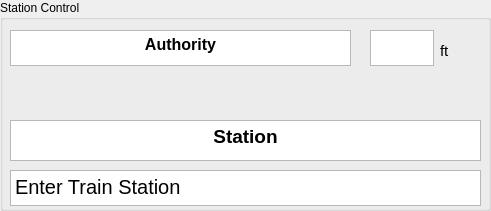
     <widget class="QGroupBox" name="tb_station_control_box">
      <property name="enabled">
       <bool>true</bool>
      </property>
      <property name="geometry">
       <rect>
        <x>490</x>
        <y>360</y>
        <width>491</width>
        <height>211</height>
       </rect>
      </property>
      <property name="title">
       <string>Station Control</string>
      </property>
      <widget class="QTextBrowser" name="tb_authority_txt">
       <property name="enabled">
        <bool>true</bool>
       </property>
       <property name="geometry">
        <rect>
         <x>10</x>
         <y>30</y>
         <width>341</width>
         <height>36</height>
        </rect>
       </property>
       <property name="verticalScrollBarPolicy">
        <enum>Qt::ScrollBarAlwaysOff</enum>
       </property>
       <property name="horizontalScrollBarPolicy">
        <enum>Qt::ScrollBarAlwaysOff</enum>
       </property>
       <property name="html">
        <string>&lt;!DOCTYPE HTML PUBLIC &quot;-//W3C//DTD HTML 4.0//EN&quot; &quot;http://www.w3.org/TR/REC-html40/strict.dtd&quot;&gt;
&lt;html&gt;&lt;head&gt;&lt;meta name=&quot;qrichtext&quot; content=&quot;1&quot; /&gt;&lt;style type=&quot;text/css&quot;&gt;
p, li { white-space: pre-wrap; }
&lt;/style&gt;&lt;/head&gt;&lt;body style=&quot; font-family:'MS Shell Dlg 2'; font-size:10pt; font-weight:400; font-style:normal;&quot;&gt;
&lt;p align=&quot;center&quot; style=&quot; margin-top:0px; margin-bottom:0px; margin-left:0px; margin-right:0px; -qt-block-indent:0; text-indent:0px;&quot;&gt;&lt;span style=&quot; font-family:'Segoe UI'; font-size:12pt; font-weight:696;&quot;&gt;Authority&lt;/span&gt;&lt;/p&gt;&lt;/body&gt;&lt;/html&gt;</string>
       </property>
      </widget>
      <widget class="QLabel" name="tb_ft_txt_2">
       <property name="enabled">
        <bool>true</bool>
       </property>
       <property name="geometry">
        <rect>
         <x>440</x>
         <y>40</y>
         <width>31</width>
         <height>21</height>
        </rect>
       </property>
       <property name="font">
        <font>
         <pointsize>11</pointsize>
        </font>
       </property>
       <property name="text">
        <string>ft</string>
       </property>
      </widget>
      <widget class="QPlainTextEdit" name="tb_authority_display">
       <property name="enabled">
        <bool>true</bool>
       </property>
       <property name="geometry">
        <rect>
         <x>370</x>
         <y>30</y>
         <width>64</width>
         <height>36</height>
        </rect>
       </property>
       <property name="font">
        <font>
         <pointsize>15</pointsize>
        </font>
       </property>
       <property name="verticalScrollBarPolicy">
        <enum>Qt::ScrollBarAlwaysOff</enum>
       </property>
       <property name="horizontalScrollBarPolicy">
        <enum>Qt::ScrollBarAlwaysOff</enum>
       </property>
       <property name="plainText">
        <string/>
       </property>
      </widget>
      <widget class="QTextBrowser" name="tb_station_txt">
       <property name="enabled">
        <bool>true</bool>
       </property>
       <property name="geometry">
        <rect>
         <x>10</x>
         <y>120</y>
         <width>471</width>
         <height>41</height>
        </rect>
       </property>
       <property name="verticalScrollBarPolicy">
        <enum>Qt::ScrollBarAlwaysOff</enum>
       </property>
       <property name="horizontalScrollBarPolicy">
        <enum>Qt::ScrollBarAlwaysOff</enum>
       </property>
       <property name="html">
        <string>&lt;!DOCTYPE HTML PUBLIC &quot;-//W3C//DTD HTML 4.0//EN&quot; &quot;http://www.w3.org/TR/REC-html40/strict.dtd&quot;&gt;
&lt;html&gt;&lt;head&gt;&lt;meta name=&quot;qrichtext&quot; content=&quot;1&quot; /&gt;&lt;style type=&quot;text/css&quot;&gt;
p, li { white-space: pre-wrap; }
&lt;/style&gt;&lt;/head&gt;&lt;body style=&quot; font-family:'MS Shell Dlg 2'; font-size:10pt; font-weight:400; font-style:normal;&quot;&gt;
&lt;p align=&quot;center&quot; style=&quot; margin-top:0px; margin-bottom:0px; margin-left:0px; margin-right:0px; -qt-block-indent:0; text-indent:0px;&quot;&gt;&lt;span style=&quot; font-family:'Segoe UI'; font-size:14pt; font-weight:696;&quot;&gt;Station&lt;/span&gt;&lt;/p&gt;&lt;/body&gt;&lt;/html&gt;</string>
       </property>
      </widget>
      <widget class="QPlainTextEdit" name="tb_station_display">
       <property name="enabled">
        <bool>true</bool>
       </property>
       <property name="geometry">
        <rect>
         <x>10</x>
         <y>170</y>
         <width>471</width>
         <height>36</height>
        </rect>
       </property>
       <property name="font">
        <font>
         <pointsize>15</pointsize>
        </font>
       </property>
       <property name="midLineWidth">
        <number>0</number>
       </property>
       <property name="verticalScrollBarPolicy">
        <enum>Qt::ScrollBarAlwaysOff</enum>
       </property>
       <property name="horizontalScrollBarPolicy">
        <enum>Qt::ScrollBarAlwaysOff</enum>
       </property>
       <property name="plainText">
        <string>Enter Train Station </string>
       </property>
      </widget>
     </widget>
